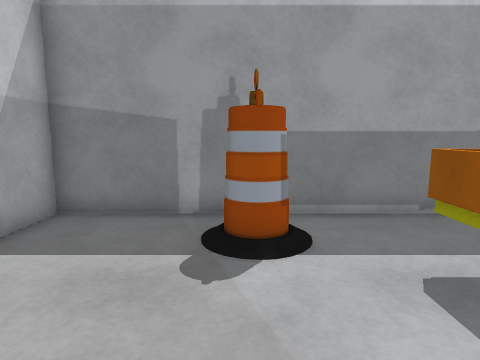
View 1 (above)

23 first-person views from a walk through a Gazebo world. The camera is 0.94 m above the floor, tilts 8° down and sees 75° across. The floor is counted in squares, 0.5 m on a side. Each view is taken from the middle of a square. On the plan, view 1 faces up. The plan holds only what a view shows up to about 17 squares ahead; the rest is blank. Gazebo's built-in surfaces are drawn with simple patterns.

View 2
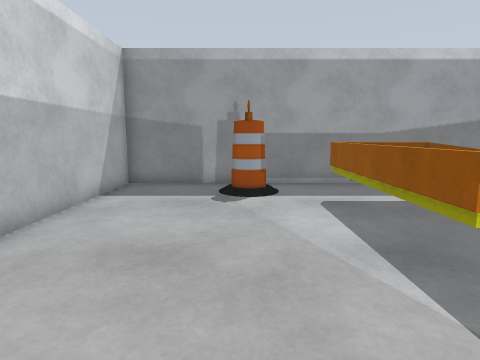

View 3
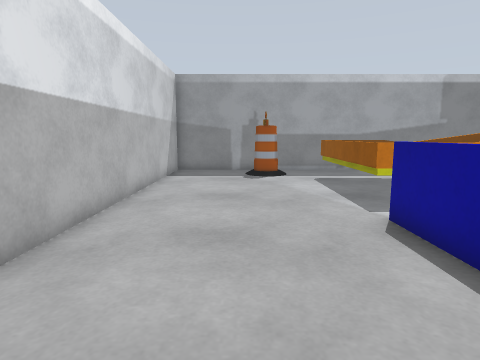

View 4
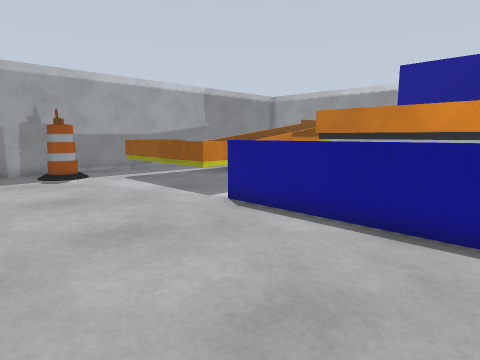

View 5
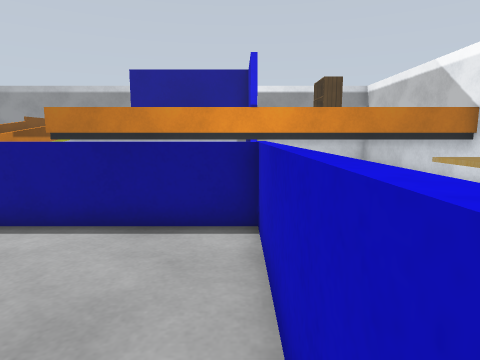

View 6
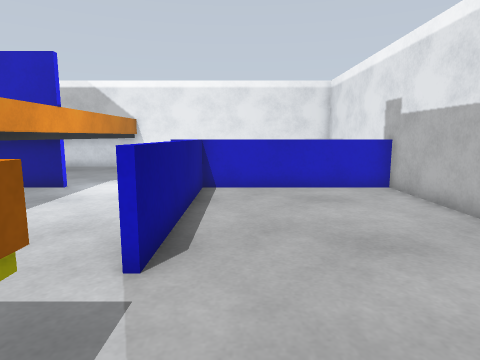

View 7
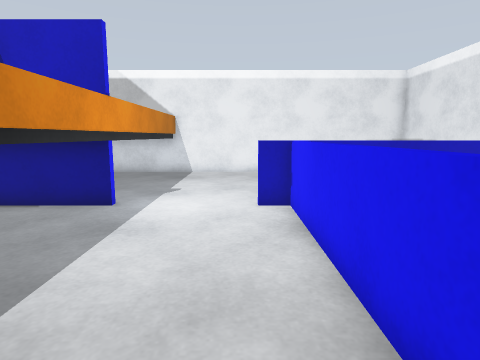

View 8
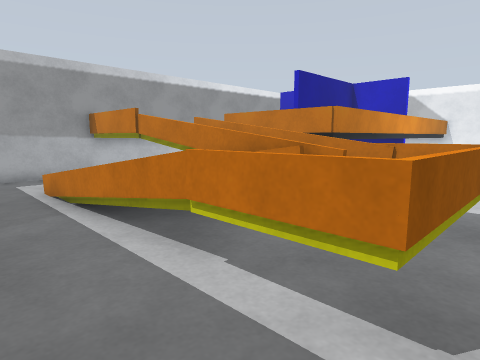

View 9
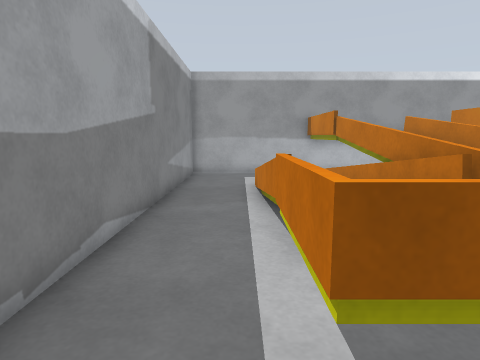

View 10
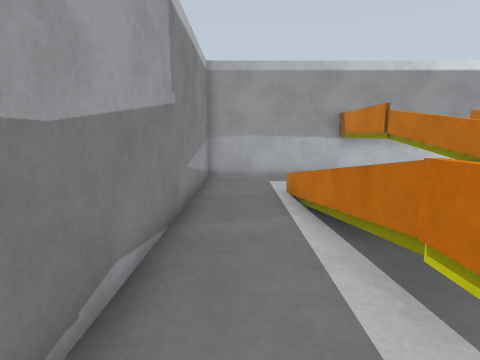

View 11
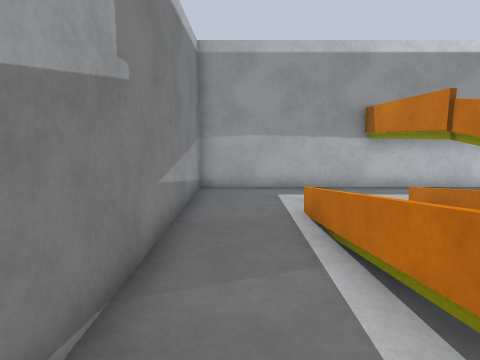

View 12
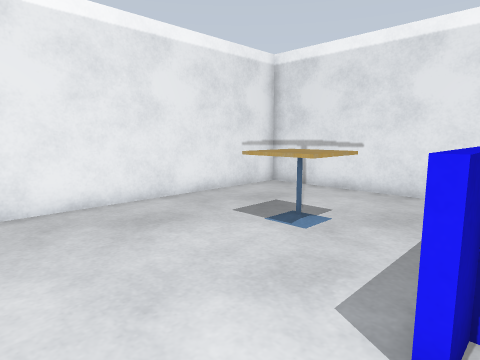

View 13
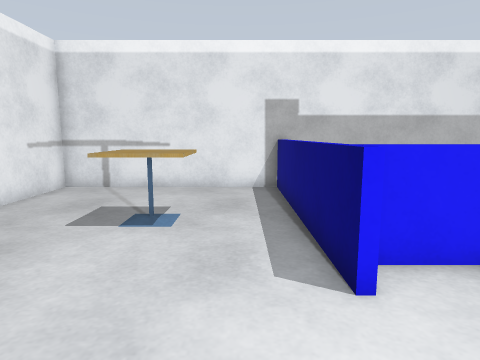

View 14
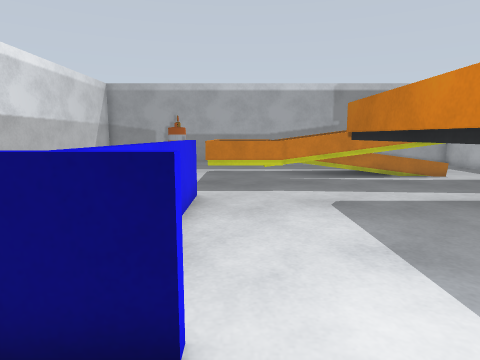

View 15
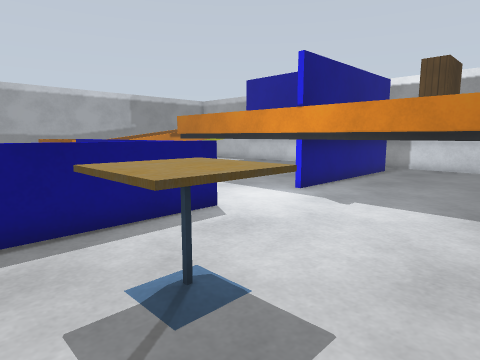

View 16
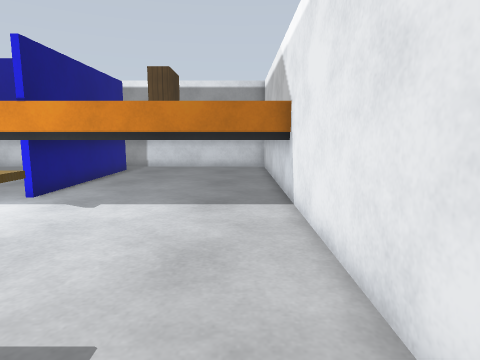

View 17
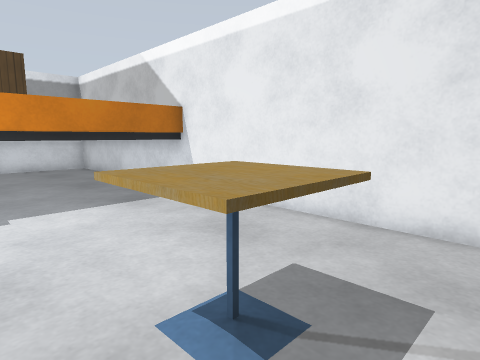

View 18
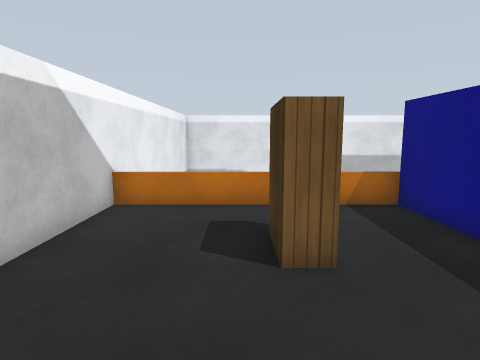

View 19
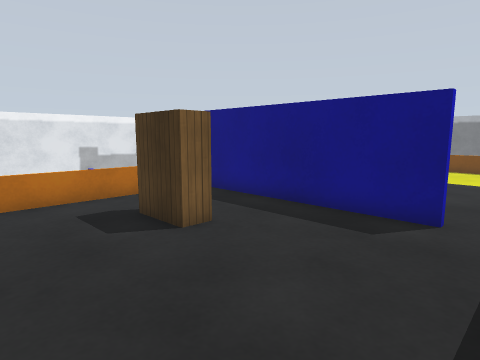

View 20
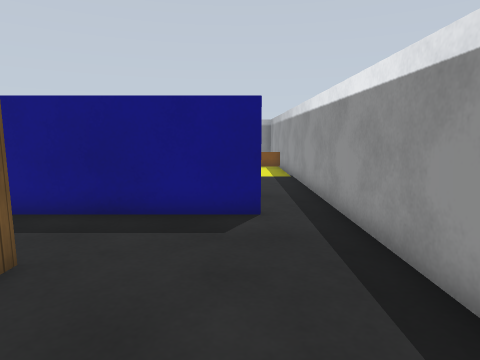

View 21
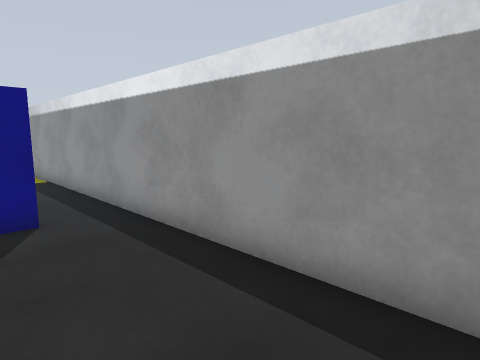

View 22
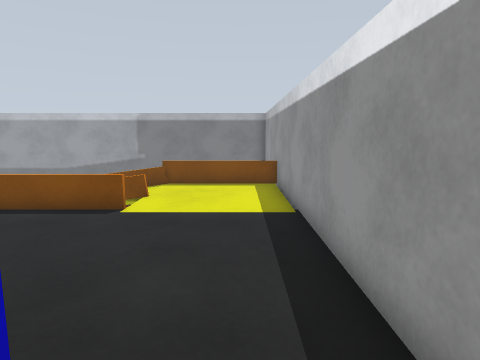

View 23
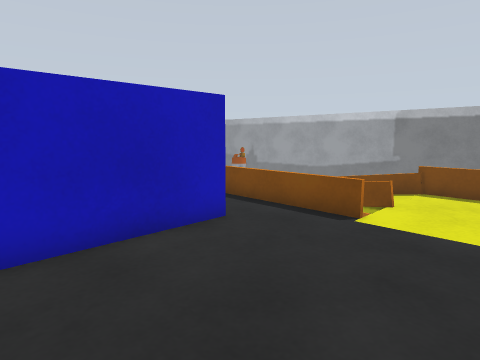

### Floor plan
Key: @ floor where view 1 was taken; # wall or solid block; . main floor; : floor 0.25 m higher than the main floor; + floor 0.5 m higher than the main floor; * floor 1 m higher than the main floor; = window, fence, low wall or low ledge; B barrel; R orange box; T cafe table; K bookshelf.
Columns run from 5 left of view 1 to 18 right of it. Each row starts with its distance up from view 1.
  8 ########################
  7 #......................#
  6 #....BB................#
  5 #....B.................#
  4 #.......=++RRRRRRRRR...#
  3 #.......=++++::::   ...#
  2 #.......=+++RRRRRRR....#
  1 #.......=+RRRRRRRRR*  *#
  0 #....@..=++++         *#
 -1 #.......=++RRRRRRR    *#
 -2 #.................*   *#
 -3 #......=.....=====*****#
 -4 #......=..... *********#
 -5 #......=.....  ********#
 -6 #......=.....  #*******#
 -7 #......=.....  #*******#
 -8 #......=.....  #*******#
 -9 #......=.....  #*******#
-10 #......=.....  #*******#
-11 #========....########**#
-12 #............**********#
-13 #....TT......**********#
-14 #...TTT......**KK******#
-15 #....TT......**********#
-16 #............**********#
-17 #............**********#
-18 #............******** *#
-19 ######################

Positions as (right, up) in squares from view 1, and headings:
1: (0, 0), facing up
2: (0, -5), facing up
3: (-1, -10), facing up
4: (-4, -10), facing up-right
5: (-4, -10), facing right
6: (1, 1), facing down
7: (4, -2), facing down
8: (2, 7), facing down-right
9: (1, 5), facing right
10: (3, 6), facing right
11: (6, 6), facing right
12: (6, -10), facing down-left
13: (7, -12), facing left
14: (4, -13), facing up
15: (-2, -17), facing up-right
16: (-2, -17), facing right
17: (-2, -12), facing down-right
18: (16, -15), facing left
19: (17, -18), facing up-left
20: (15, -18), facing up
21: (14, -18), facing up-right
22: (16, -11), facing up
23: (16, -10), facing up-left
